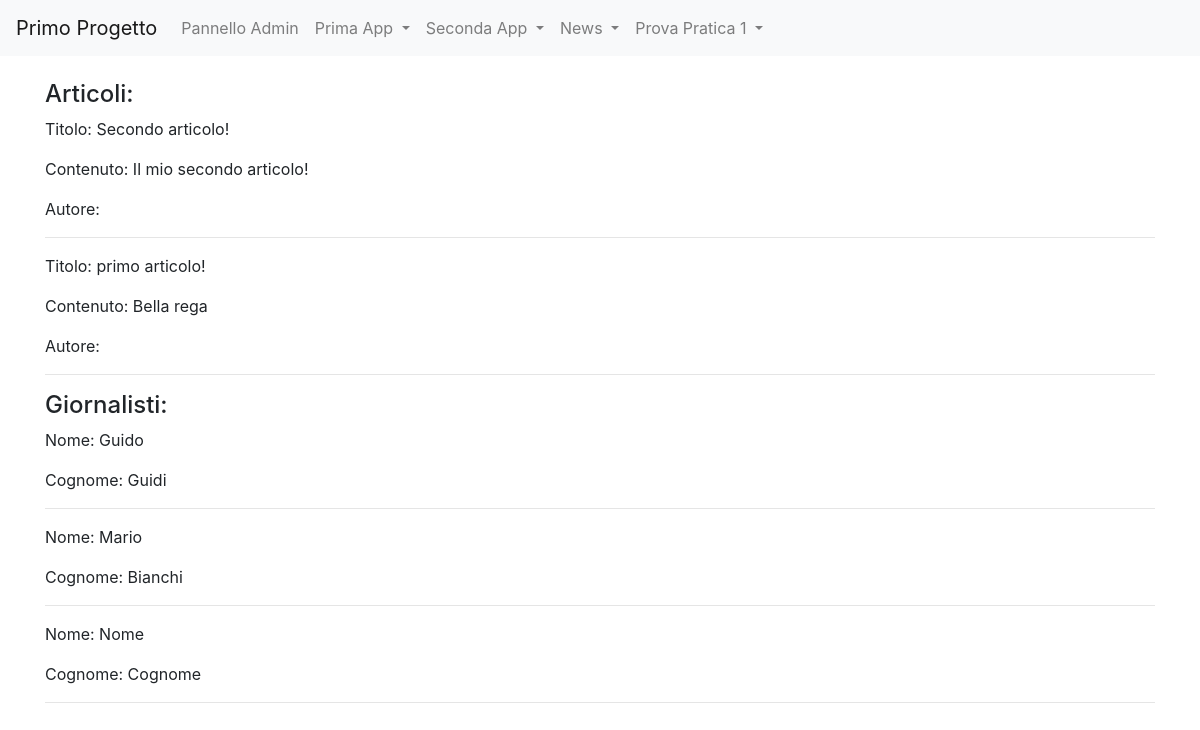
/news/homeview, run on an earlier commit of the app's database.
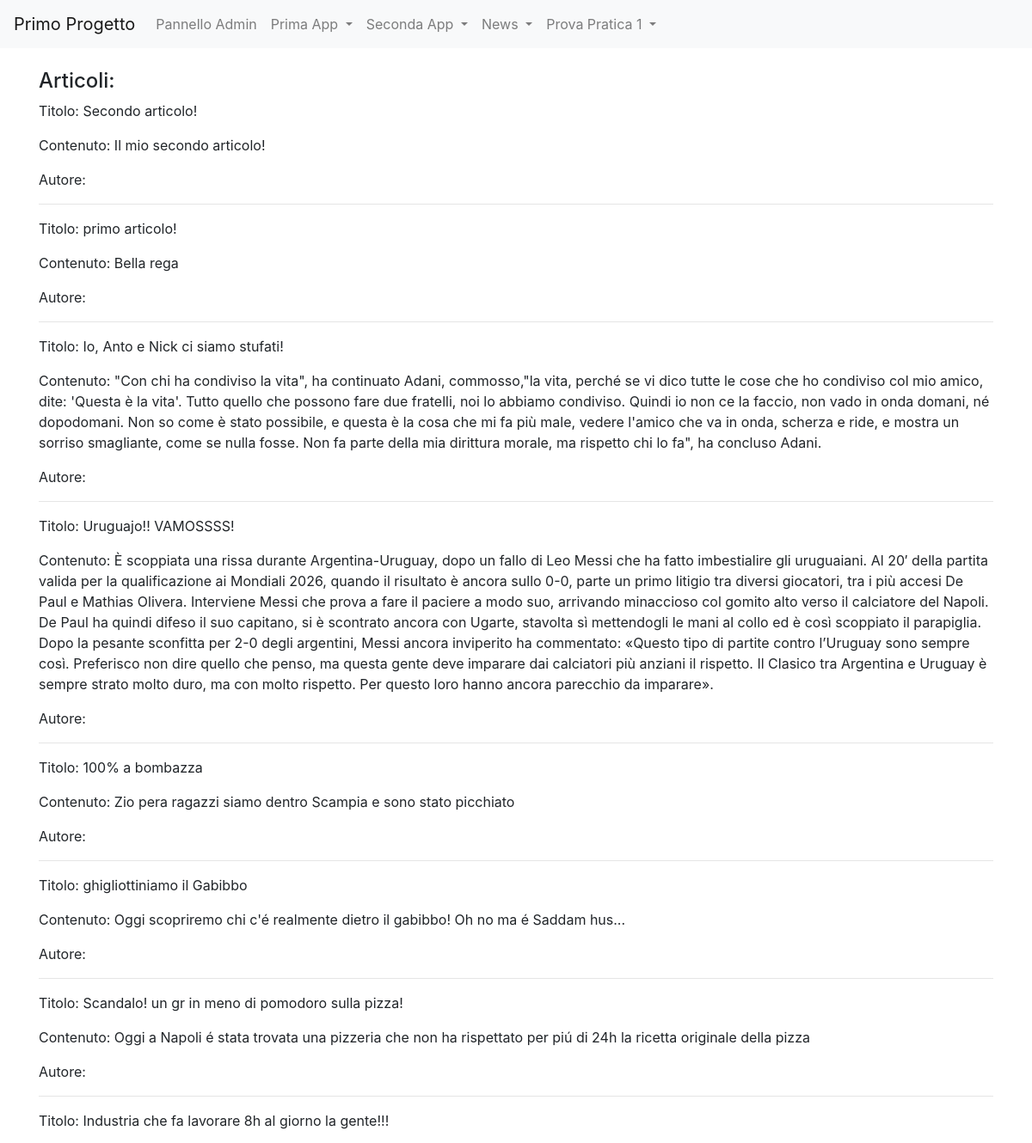
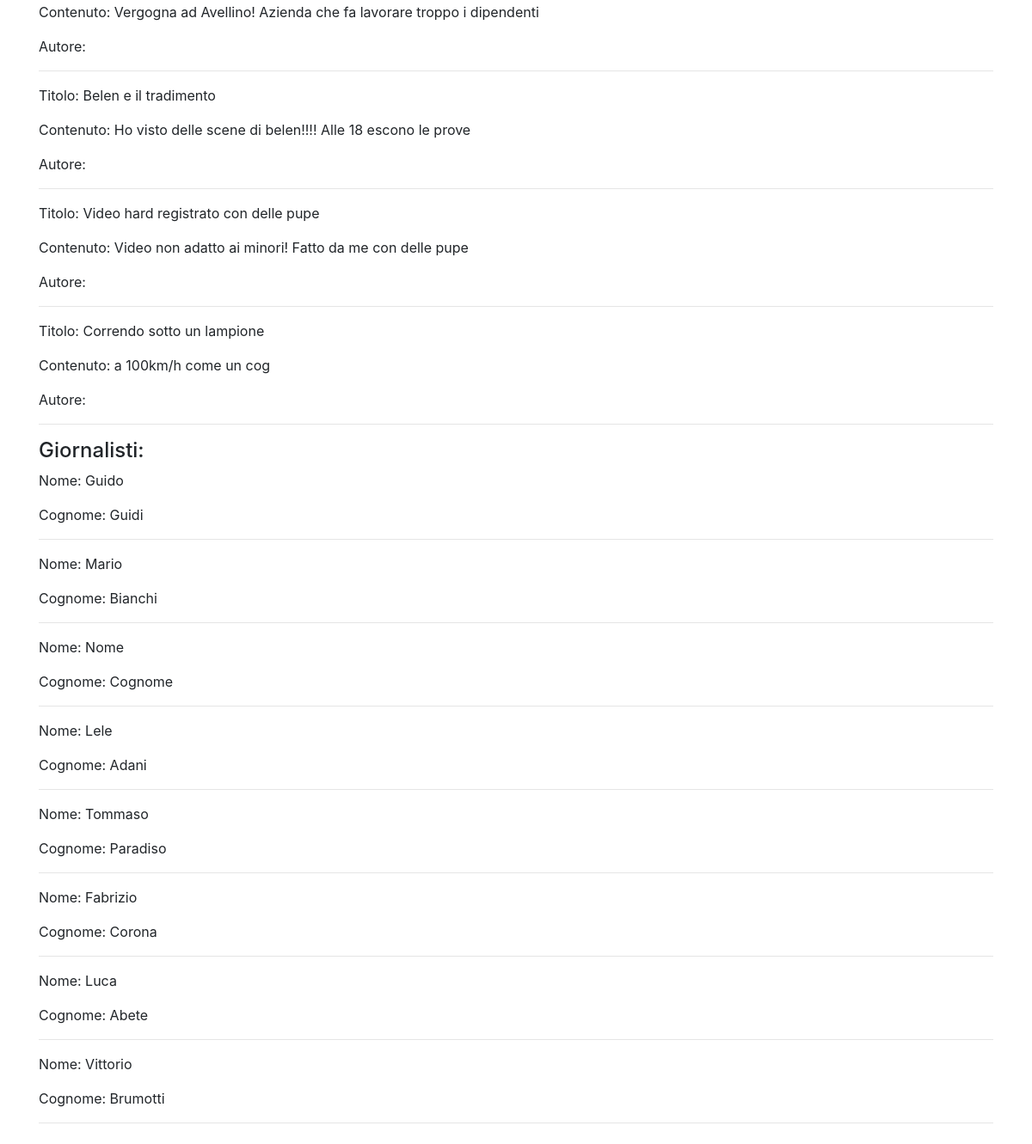
And on a later commit of the database (2 pictures, top to bottom).
### news/models.py (models this page shows, shortened)
class Articolo(models.Model):
    titolo = models.CharField(max_length=100)
    contenuto = models.TextField()
    giornalista = models.ForeignKey(Giornalista, on_delete = models.CASCADE, related_name="articoli")
    data = models.DateField(auto_now = True, blank = True)
    visualizzazioni = models.IntegerField(default = 0, blank = True)
    class Meta:
        verbose_name = "articolo"
        verbose_name_plural = "articoli"

class Giornalista(models.Model):
    nome = models.CharField(max_length=20)
    cognome = models.CharField(max_length=20)
    anno_di_nascita = models.DateField(blank = True)
    class Meta:
        verbose_name = "Giornalista"
        verbose_name_plural = "Giornalisti"

### news/views.py (the view)
# urls.py: path('homeview', homeview, name = 'homeview'),
def homeview(request):
    """
    # Utilizzo degli array per contenere gli elementi
    a = []
    g = []

    for art in Articolo.objects.all():
        a.append(art.titolo)

    for gio in Giornalista.objects.all():
        g.append(gio.nome)

    response = str(a) + "<br>" + str(g)
    print(response)

    return HttpResponse(f"<h1>{response}</h1>")
    """
    articoli = Articolo.objects.all()
    giornalisti = Giornalista.objects.all()
    context = {"articoli": articoli, "giornalisti": giornalisti}
    return render(request, "news_homepage.html", context)

### news/templates/news_homepage.html (shortened to what this page needs)
{% extends "base.html" %}
    {% block content %}
        <h4>Articoli:</h4>
        {% for articolo in articoli %}
            <p>Titolo: {{ articolo.titolo }} </p>
            <p>Contenuto: {{ articolo.contenuto }} </p>
            <p>Autore: {{ articolo.autore }} </p>
            <hr>
        {% endfor %}
    <h4>Giornalisti:</h4>
    {% for giornalista in giornalisti %}
        <p>Nome: {{ giornalista.nome }} </p>
        <p>Cognome: {{ giornalista.cognome }} </p>
        <hr>
    {% endfor %}
    {% endblock content %}

### templates/base.html (shortened to what this page needs)
{% load static %}
<!doctype html>
<html lang="en">
  <head>
    <link rel="stylesheet" href="https://cdn.jsdelivr.net/npm/bootstrap@4.5.3/dist/css/bootstrap.min.css">
  </head>
  <body>
    <nav class="navbar navbar-expand-lg navbar-light bg-light">
      <a class="navbar-brand" href="#">Primo Progetto</a>
      <div class="collapse navbar-collapse" id="navbarNavDropdown">
        <ul class="navbar-nav">
          <a class = "nav-link" href = "admin/">
            Pannello Admin
          </a>
          <li class="nav-item dropdown">
            <a class="nav-link dropdown-toggle" href="#" id="navbarDropdownMenuLink" role="button" data-toggle="dropdown" aria-haspopup="true" aria-expanded="false">
                Prima App
            </a>
          </li>
          <li class="nav-item dropdown">
              <a class="nav-link dropdown-toggle" href="#" id="navbarDropdownMenuLink" role="button" data-toggle="dropdown" aria-haspopup="true" aria-expanded="false">
                  Seconda App
              </a>
          </li>
          <li class="nav-item dropdown">
            <a class="nav-link dropdown-toggle" href="#" id="navbarDropdownMenuLink" role="button" data-toggle="dropdown" aria-haspopup="true" aria-expanded="false">
                News
            </a>
          </li>
          <li class="nav-item dropdown">
            <a class="nav-link dropdown-toggle" href="#" id="navbarDropdownMenuLink" role="button" data-toggle="dropdown" aria-haspopup="true" aria-expanded="false">
                Prova Pratica 1
            </a>
        </li>
        </ul>
      </div>
    </nav>
    <div class="container my-4">
        {%block content%}
        {%endblock content%}
    </div>
  </body>
</html>

What changed in the data, as far as the page shows it:
added Articolo: titolo "Io, Anto e Nick ci siamo stufati!", contenuto "\"Con chi ha condiviso la vita\", ha continuato Adani, commosso,\"la vita, perché se vi dico tutte le cose che ho condiviso col mio amico, dite: 'Questa è la vita'. Tutto quello che possono fare due fratelli, noi lo abbiamo condiviso. Quindi io non ce la faccio, non vado in onda domani, né dopodomani. Non so come è stato possibile, e questa è la cosa che mi fa più male, vedere l'amico che va in onda, scherza e ride, e mostra un sorriso smagliante, come se nulla fosse. Non fa parte della mia dirittura morale, ma rispetto chi lo fa\", ha concluso Adani."
added Articolo: titolo "Uruguajo!! VAMOSSSS!", contenuto "È scoppiata una rissa durante Argentina-Uruguay, dopo un fallo di Leo Messi che ha fatto imbestialire gli uruguaiani. Al 20′ della partita valida per la qualificazione ai Mondiali 2026, quando il risultato è ancora sullo 0-0, parte un primo litigio tra diversi giocatori, tra i più accesi De Paul e Mathias Olivera. Interviene Messi che prova a fare il paciere a modo suo, arrivando minaccioso col gomito alto verso il calciatore del Napoli. De Paul ha quindi difeso il suo capitano, si è scontrato ancora con Ugarte, stavolta sì mettendogli le mani al collo ed è così scoppiato il parapiglia. Dopo la pesante sconfitta per 2-0 degli argentini, Messi ancora inviperito ha commentato: «Questo tipo di…"
added Articolo: titolo "100% a bombazza", contenuto "Zio pera ragazzi siamo dentro Scampia e sono stato picchiato"
added Articolo: titolo "ghigliottiniamo il Gabibbo", contenuto "Oggi scopriremo chi c'é realmente dietro il gabibbo! Oh no ma é Saddam hus..."
added Articolo: titolo "Scandalo! un gr in meno di pomodoro sulla pizza!", contenuto "Oggi a Napoli é stata trovata una pizzeria che non ha rispettato per piú di 24h la ricetta originale della pizza"
added Articolo: titolo "Industria che fa lavorare 8h al giorno la gente!!!", contenuto "Vergogna ad Avellino! Azienda che fa lavorare troppo i dipendenti"
added Articolo: titolo "Belen e il tradimento", contenuto "Ho visto delle scene di belen!!!! Alle 18 escono le prove"
added Articolo: titolo "Video hard registrato con delle pupe", contenuto "Video non adatto ai minori! Fatto da me con delle pupe"
added Articolo: titolo "Correndo sotto un lampione", contenuto "a 100km/h come un cog"
added Giornalista: nome "Lele", cognome "Adani"
added Giornalista: nome "Tommaso", cognome "Paradiso"
added Giornalista: nome "Fabrizio", cognome "Corona"
added Giornalista: nome "Luca", cognome "Abete"
added Giornalista: nome "Vittorio", cognome "Brumotti"
